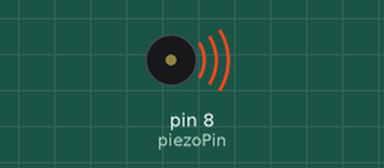
Simulated run of this sketch. Board: Arduino Uno, built with avr-gcc and run on an emulated ATmega328P. Shown: buzzer (waves = sounding).

Above: at 0.3 s.
At 2.35 s:
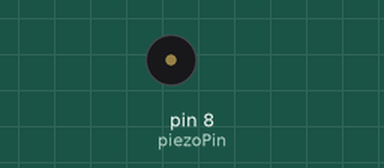
Timing chart, 0 to 6.3 s (numbered marks = the images above):
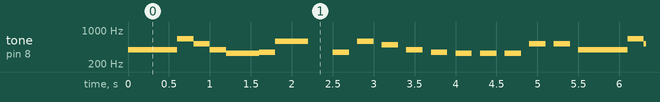

The sketch:

My07_PiezoPin.ino
```cpp
#define C 262
#define D 294
#define E 330
#define F 349
#define G 392
#define A 440
#define B 494
#define C2 523
#define D2 587
#define E2 659
#define F2 698

int piezoPin = 8;
int tempo = 200;
int notes[22] = {G, G, G, E2, C2, G, E, E, F, D2, D2,
  F, F, D2, B, G, F, E, E, E, C2, C2};

void setup() {
  Serial.begin(9600);

  pinMode(piezoPin, OUTPUT);
}

void loop() {
  for (int i = 0; i < 11; i++) {
    tone (piezoPin, notes[i], tempo);
    delay(200);
  }
  delay(300);

  for (int i = 12; i < 22; i++) {
    tone (piezoPin, notes[i], tempo);
    delay(300);
  }

}
```

Measured:
- by itself, tone on pin 8 (piezoPin): plays 392 Hz for 0.60 s, 659 Hz for 0.20 s, 523 Hz for 0.20 s, 392 Hz for 0.20 s, 330 Hz for 0.40 s, 349 Hz for 0.20 s … (402 notes in this stretch)
